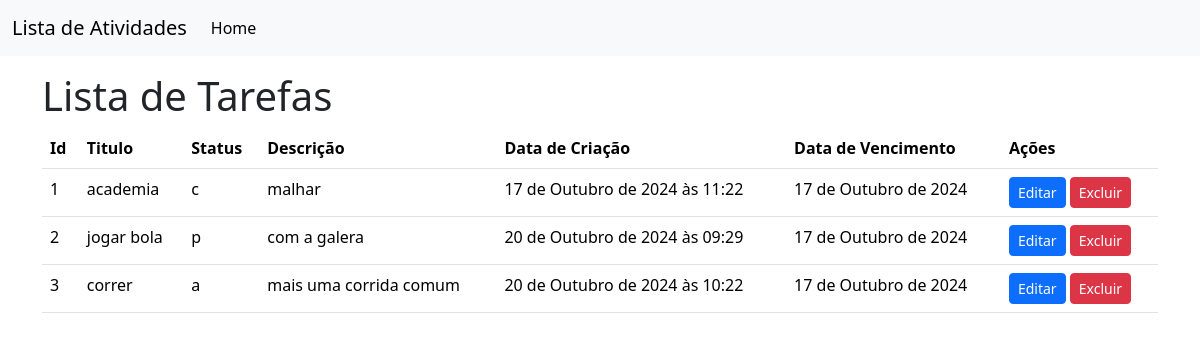
Before: / with the older database file.
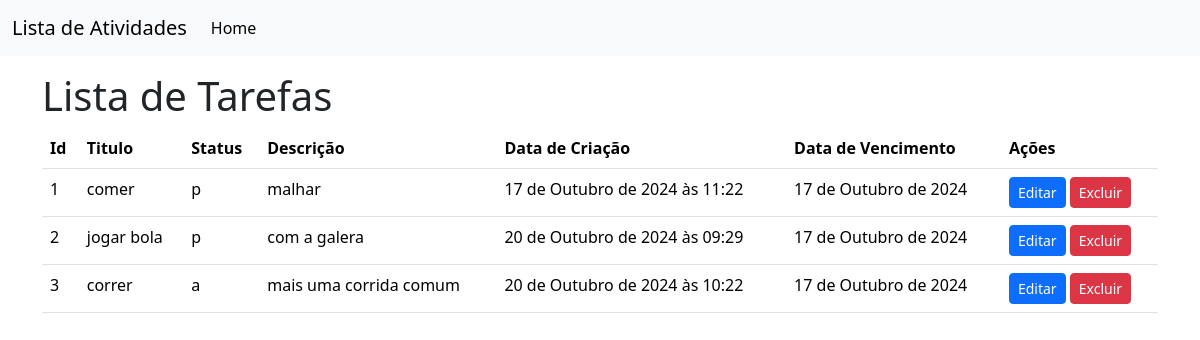
After: the same page with the newer database file.
### tasks/models.py (models this page shows, shortened)
class Task(models.Model):
    STATUS_CHOICES = [
        ('p', 'Pendente'),
        ('a', 'Em andamento'),
        ('c', 'Concluido'),
    ]
    title = models.CharField(max_length=255)
    description = models.TextField()
    status = models.CharField(max_length=1, choices = STATUS_CHOICES , default='p')
    created_at = models.DateTimeField(auto_now_add=True)
    due_date = models.DateField()

### tasks/views.py (the view)
# urls.py: path('',TaskListView.as_view(), name='task-list'),
class TaskListView(ListView):
    model = Task
    template_name = 'tasks/task_list.html'
    context_object_name = 'tasks'

### tasks/templates/tasks/task_list.html
{% extends "base.html" %}
{% block content %}
    <h1>Lista de Tarefas </h1>
    <table class="table">
  <thead>
    <tr>
      <th scope="col">Id</th>
      <th scope="col">Titulo</th>
      <th scope="col">Status</th>
      <th scope="col">Descrição</th>
      <th scope="col">Data de Criação</th>
      <th scope="col">Data de Vencimento</th>
      <th scope="col">Ações</th>
    </tr>
  </thead>
  <tbody>
    {% for task in  tasks %}
      <tr>
            <td>{{task.pk}}</td>
            <td>{{task.title}}</td>
            <td>{{task.status}}</td>
            <td>{{task.description}}</td>
            <td>{{task.created_at}}</td>
            <td>{{task.due_date}}</td>
            <td>
              <a href="{% url "task-edit" pk=task.pk %}" class="btn btn-primary btn-sm">Editar</a>
              <a href="#" class="btn btn-danger btn-sm">Excluir</a>
            </td>
        </tr>
    {% endfor %}
  </tbody>
</table>
{% endblock  %}

Changed rows visible on the page:
changed Task "malhar": title "academia" → "comer"; status "c" → "p"
